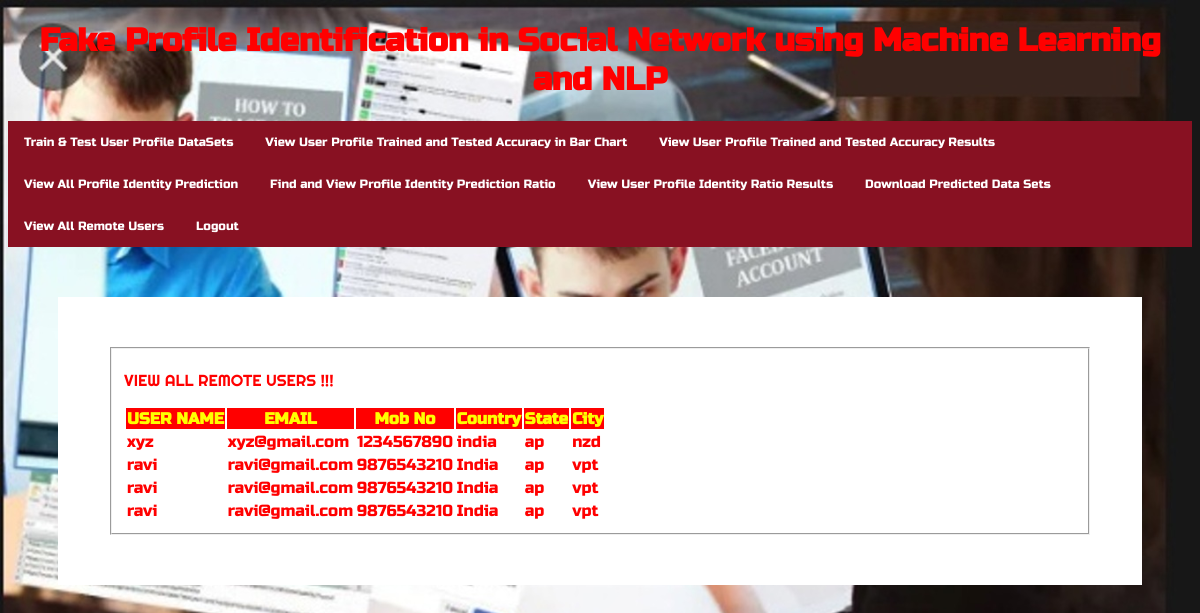
The page /View_Remote_Users/ on the database its author committed.
### Remote_User/models.py (models this page shows)
class ClientRegister_Model(models.Model):
    username = models.CharField(max_length=30)
    email = models.EmailField(max_length=30)
    password = models.CharField(max_length=10)
    phoneno = models.CharField(max_length=10)
    country = models.CharField(max_length=30)
    state = models.CharField(max_length=30)
    city = models.CharField(max_length=30)

### Service_Provider/views.py (the view)
# urls.py: url(r'View_Remote_Users/$',serviceprovider.View_Remote_Users,name="View_Remote_Users"),
def View_Remote_Users(request):
    obj=ClientRegister_Model.objects.all()
    return render(request,'SProvider/View_Remote_Users.html',{'objects':obj})

### Template/htmls/SProvider/View_Remote_Users.html (shortened to what this page needs)
{% extends 'SProvider/design1.html' %}
{% block researchblock %}
	<body>
	<div class="container-fluid">
		<div class="container">
			<div class="row">
				<div class="col-md-5">
 					<form role="form" method="POST" >
						<fieldset>
							<p class="text-uppercase pull-center style1">VIEW ALL REMOTE USERS !!! </p>
                            <div class="viewclients">
							  <table>
								<tr>
									<th bgcolor="#FF0000" style="color:yellow">USER NAME</th>
									<th bgcolor="#FF0000" style="color:yellow">EMAIL</th>
									<th bgcolor="#FF0000" style="color:yellow">Mob No</th>
									<th bgcolor="#FF0000" style="color:yellow">Country</th>
									<th bgcolor="#FF0000" style="color:yellow">State</th>
									<th bgcolor="#FF0000" style="color:yellow">City</th>
								</tr>
								<tr>
								{% for o in objects %}
									<td bgcolor="#FFFFFF" style="color:white"><span class="style1">{{o.username}}</span></td>
									<td bgcolor="#FFFFFF" style="color:white"><span class="style1">{{o.email}}</span></td>
									<td bgcolor="#FFFFFF" style="color:white"><span class="style1">{{o.phoneno}}</span></td>
									<td bgcolor="#FFFFFF" style="color:white"><span class="style1">{{o.country}}</span></td>
									<td bgcolor="#FFFFFF" style="color:white"><span class="style1">{{o.state}}</span></td>
									<td bgcolor="#FFFFFF" style="color:white"><span class="style1">{{o.city}}</span></td>
								</tr>
								{% endfor %}
							</table>
						</div>
					  </fieldset>
					</form>
				</div>
            </div>
        </div>
    </div>
{% endblock %}

### Template/htmls/SProvider/design1.html (shortened to what this page needs)
<!DOCTYPE html>
{% load static %}
<html lang="en">
<head>
<meta http-equiv="Content-Type" content="text/html; charset=utf-8"></head>
<body>
<h1 align="center" class="style1">Fake Profile Identification in Social Network using Machine Learning and NLP</h1>
<div  class="topnav">
    <a href="{% url 'Train_Test_DataSets' %}"> Train & Test User Profile DataSets </a>
    <a href="{% url 'likeschart' 'bar' %}">View User Profile Trained and Tested Accuracy in Bar Chart </a>
    <a href="{% url 'charts1' 'line' %}"> View User Profile Trained and Tested Accuracy Results </a>
    <a href="{% url 'View_Profile_Identity_Prediction'%}">View All Profile Identity Prediction</a>
    <a href="{% url 'View_Profile_Identity_Prediction_Ratio'%}">Find and View Profile Identity Prediction Ratio</a>
    <a href="{% url 'charts' 'line' %}">View User Profile Identity Ratio Results </a>
    <a href="{% url 'Download_Trained_DataSets' %}">Download Predicted Data Sets</a>
    <a href="{% url 'View_Remote_Users' %}">View All Remote Users</a>
  <a href="{% url 'login'  %}">Logout</a>
</div>
<div class="mainholder">
{% block researchblock %}
{% endblock %}
</div>
</body>
</html>

### Template/htmls/SProvider/View_Remote_Users.html (style rules this page uses)
body { background-color:#000000; }
.container-fluid { padding:50px; }
.container { background-color:white;padding:50px; }
.text-uppercase { font-family: 'Righteous', cursive; }
.style1 { color: #FF0000 }

### rows shown on the page
ClientRegister_Model: username "xyz", email "xyz@gmail.com", phoneno "1234567890", country "india", state "ap", city "nzd"
ClientRegister_Model: username "ravi", email "ravi@gmail.com", phoneno "9876543210", country "India", state "ap", city "vpt"
ClientRegister_Model: username "ravi", email "ravi@gmail.com", phoneno "9876543210", country "India", state "ap", city "vpt"
ClientRegister_Model: username "ravi", email "ravi@gmail.com", phoneno "9876543210", country "India", state "ap", city "vpt"
